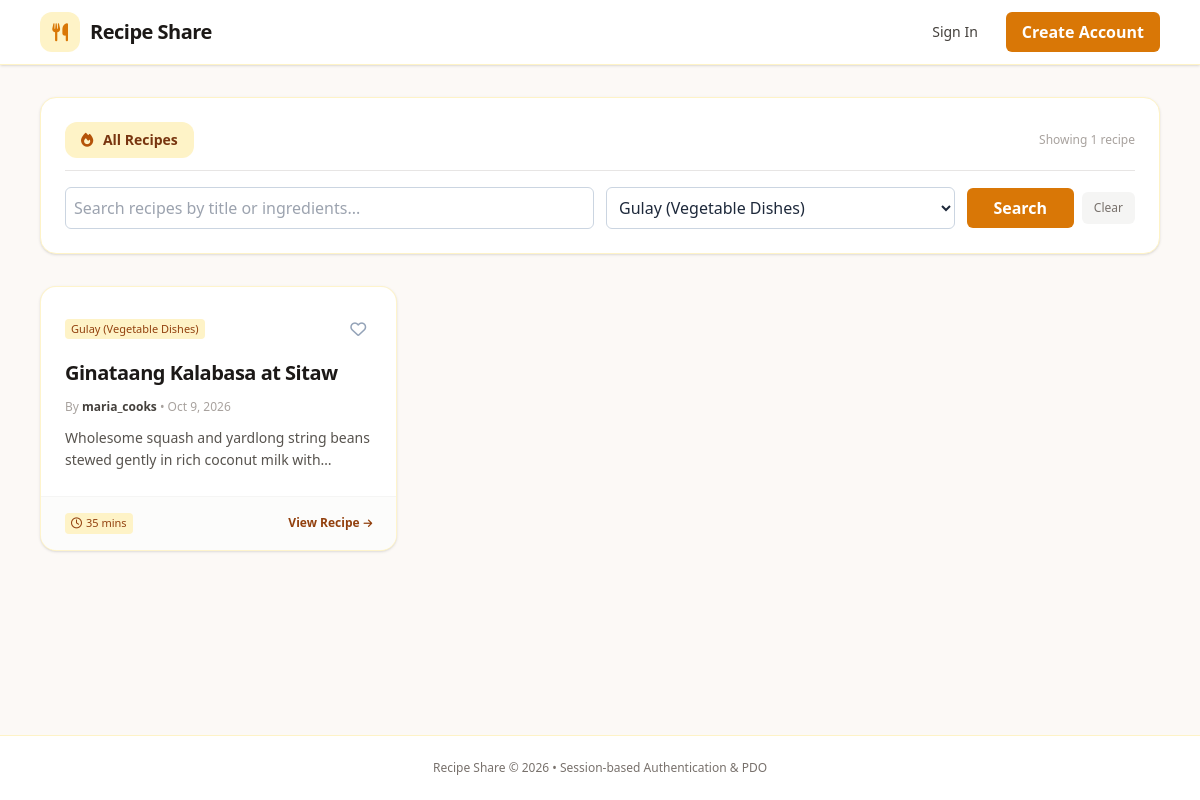
/index.php?category=3, run on the app's committed database.
### tables this page shows
CREATE TABLE `recipes` (
  `id` int(11) NOT NULL AUTO_INCREMENT,
  `user_id` int(11) NOT NULL,
  `category_id` int(11) NOT NULL,
  `title` varchar(150) NOT NULL,
  `description` varchar(300) NOT NULL,
  `instructions` text NOT NULL,
  `cooking_time_mins` int(11) DEFAULT 30,
  `servings` int(11) DEFAULT 4,
  `is_edited` tinyint(1) DEFAULT 0,
  `created_at` timestamp NOT NULL DEFAULT current_timestamp(),
  `updated_at` timestamp NOT NULL DEFAULT current_timestamp() ON UPDATE current_timestamp(),
  PRIMARY KEY (`id`),
  KEY `fk_recipes_user` (`user_id`),
  KEY `fk_recipes_category` (`category_id`),
  CONSTRAINT `fk_recipes_category` FOREIGN KEY (`category_id`) REFERENCES `categories` (`id`),
  CONSTRAINT `fk_recipes_user` FOREIGN KEY (`user_id`) REFERENCES `users` (`id`) ON DELETE CASCADE
);

CREATE TABLE `categories` (
  `id` int(11) NOT NULL AUTO_INCREMENT,
  `name` varchar(50) NOT NULL,
  `description` varchar(255) DEFAULT NULL,
  PRIMARY KEY (`id`),
  UNIQUE KEY `name` (`name`)
);

CREATE TABLE `users` (
  `id` int(11) NOT NULL AUTO_INCREMENT,
  `username` varchar(50) NOT NULL,
  `email` varchar(100) NOT NULL,
  `password` varchar(255) NOT NULL,
  `created_at` timestamp NOT NULL DEFAULT current_timestamp(),
  PRIMARY KEY (`id`),
  UNIQUE KEY `username` (`username`),
  UNIQUE KEY `email` (`email`)
);

### classes/Recipe.php (called while the page is built, shortened)
<?php
class Recipe {
    private PDO $pdo;
    public function __construct(?PDO $pdo = null) {
        if ($pdo !== null) {
            $this->pdo = $pdo;
        } else {
            require_once __DIR__ . '/../config/db.php';
            $this->pdo = $GLOBALS['pdo'] ?? ($pdo ?? null);
        }
    }
    public function getAll(?string $keyword = null, ?int $categoryId = null): array {
        $sql = "SELECT r.*, u.username, c.name AS category_name
                FROM recipes r
                JOIN users u ON r.user_id = u.id
                JOIN categories c ON r.category_id = c.id";
        $conditions = [];
        $params = [];
        if ($categoryId !== null && $categoryId > 0) {
            $conditions[] = "r.category_id = ?";
            $params[] = $categoryId;
        }
        if (!empty($conditions)) {
            $sql .= " WHERE " . implode(" AND ", $conditions);
        }
        $sql .= " ORDER BY r.created_at DESC";
        $stmt = $this->pdo->prepare($sql);
        $stmt->execute($params);
        return $stmt->fetchAll();
    }
    public function getCategories(): array {
        $stmt = $this->pdo->query("SELECT * FROM categories ORDER BY id ASC");
        return $stmt->fetchAll();
    }
}

### index.php (the view, shortened to what this page needs)
<?php
require_once __DIR__ . '/classes/Recipe.php';
$isLoggedIn = isset($_SESSION['user_id']);
$userId     = $isLoggedIn ? (int)$_SESSION['user_id'] : 0;
$username   = $_SESSION['username'] ?? '';
$recipeModel   = new Recipe();
$favoriteModel = new Favorite();
$categories    = $recipeModel->getCategories();
$keyword       = trim($_GET['search'] ?? '');
$categoryId    = (isset($_GET['category']) && $_GET['category'] !== '') ? (int)$_GET['category'] : null;
$viewFavorites = ($isLoggedIn && isset($_GET['view']) && $_GET['view'] === 'favorites');
$userFavoritedIds = [];
if ($viewFavorites) {
    $rawFavs = $favoriteModel->getUserFavorites($userId);
    $recipes = array_filter($rawFavs, function ($r) use ($keyword, $categoryId) {
        if ($categoryId !== null && $categoryId > 0 && (int)$r['category_id'] !== $categoryId) {
            return false;
        }
        if ($keyword !== '') {
            $term = mb_strtolower($keyword);
            $inTitle = mb_stripos($r['title'], $term) !== false;
            $inDesc  = mb_stripos($r['description'], $term) !== false;
            if (!$inTitle && !$inDesc) {
                return false;
            }
        }
        return true;
    });
} else {
    $recipes = $recipeModel->getAll($keyword !== '' ? $keyword : null, $categoryId);
}
?>
<!DOCTYPE html>
<html lang="en">
<head>
    <script src="https://cdn.tailwindcss.com"></script>
    <link rel="stylesheet" href="assets/css/tailwind.min.css">
    <link rel="stylesheet" href="assets/fontawesome/css/all.min.css">
</head>
<body class="bg-[#fcf9f6] min-h-screen text-stone-800 antialiased flex flex-col">
    <header class="bg-white border-b border-amber-100 shadow-sm sticky top-0 z-50">
        <div class="max-w-6xl mx-auto px-4 h-16 flex items-center justify-between">
            <a href="index.php" class="flex items-center gap-2.5 group">
                <div class="w-10 h-10 rounded-xl bg-amber-100 flex items-center justify-center text-[#d97706] group-hover:bg-[#d97706] group-hover:text-white transition">
                    <i class="fa-solid fa-utensils text-lg"></i>
                </div>
                <span class="font-bold text-xl tracking-tight text-stone-900 group-hover:text-[#d97706] transition">Recipe Share</span>
            </a>
            <nav class="flex items-center gap-3">
                <?php if ($isLoggedIn): ?>
                    <a href="recipes/create.php"
                       style="background-color: #d97706; color: #ffffff; padding: 8px 16px; border-radius: 6px; font-weight: bold; text-decoration: none;">
                        <i class="fa-solid fa-plus mr-1 text-xs"></i> New Recipe
                    </a>
                    <span class="text-xs text-stone-500 hidden md:inline ml-2">
                        Hi, <strong class="text-stone-800"><?= htmlspecialchars($username) ?></strong>
                    </span>
                    <a href="auth/logout.php"
                       class="text-xs text-stone-500 hover:text-red-600 px-2 py-1 rounded transition">
                        Logout
                    </a>
                <?php else: ?>
                    <a href="auth/login.php" class="px-4 py-2 text-sm font-medium text-stone-700 hover:text-[#d97706] transition">
                        Sign In
                    </a>
                    <a href="auth/register.php"
                       style="background-color: #d97706; color: #ffffff; padding: 8px 16px; border-radius: 6px; font-weight: bold; text-decoration: none;">
                        Create Account
                    </a>
                <?php endif; ?>
            </nav>
        </div>
    </header>
    <main class="flex-1 max-w-6xl w-full mx-auto px-4 py-8 space-y-8">
        <div class="bg-white p-6 rounded-2xl shadow-sm border border-amber-100 space-y-4">
            <div class="flex items-center justify-between border-b border-stone-200 pb-3">
                <div class="flex items-center gap-2">
                    <a href="index.php"
                       class="px-4 py-2 rounded-xl text-sm font-semibold transition <?= !$viewFavorites ? 'bg-amber-100 text-amber-900' : 'text-stone-600 hover:bg-stone-100' ?>">
                        <i class="fa-solid fa-fire text-amber-700 mr-1.5"></i> All Recipes
                    </a>
                </div>
                <span class="text-xs text-stone-400 hidden sm:inline">
                    Showing <?= count($recipes) ?> <?= count($recipes) === 1 ? 'recipe' : 'recipes' ?>
                </span>
            </div>
            <form id="filter-form" onsubmit="event.preventDefault();" class="grid grid-cols-1 sm:grid-cols-12 gap-3 items-center">
                <div class="sm:col-span-6">
                    <input type="text" id="live-search" name="search"
                           value="<?= htmlspecialchars($keyword) ?>"
                           placeholder="Search recipes by title or ingredients..."
                           style="border: 1px solid #cbd5e1; background-color: #ffffff; color: #1e293b; padding: 8px; border-radius: 6px; width: 100%;">
                </div>
                <div class="sm:col-span-4">
                    <select id="live-category" name="category" style="border: 1px solid #cbd5e1; background-color: #ffffff; color: #1e293b; padding: 8px; border-radius: 6px; width: 100%;">
                        <?php foreach ($categories as $cat): ?>
                            <option value="<?= htmlspecialchars((string)$cat['id']) ?>" <?= ($categoryId === (int)$cat['id']) ? 'selected' : '' ?>>
                                <?= htmlspecialchars($cat['name']) ?>
                            </option>
                        <?php endforeach; ?>
                    </select>
                </div>
                <div class="sm:col-span-2 flex items-center gap-2">
                    <button type="button" id="search-btn"
                            style="background-color: #d97706; color: #ffffff; padding: 8px 16px; border-radius: 6px; font-weight: bold; text-decoration: none; border: none; cursor: pointer; width: 100%;">
                        Search
                    </button>
                    <button type="button" id="clear-filter-btn" title="Reset Filters"
                            class="px-3 py-2 text-xs text-stone-500 hover:text-stone-800 bg-stone-100 rounded-md cursor-pointer">
                        Clear
                    </button>
                </div>
            </form>
        </div>
        <div id="recipes-grid" class="grid grid-cols-1 md:grid-cols-2 lg:grid-cols-3 gap-6 <?= empty($recipes) ? 'hidden' : '' ?>">
            <?php foreach ($recipes as $r): ?>
                <?php
                $recipeId = (int)$r['id'];
                $isFav    = isset($userFavoritedIds[$recipeId]);
                ?>
                <div class="recipe-card bg-white rounded-2xl border border-amber-100/90 shadow-sm hover:shadow-md transition flex flex-col justify-between overflow-hidden"
                     data-title="<?= htmlspecialchars(mb_strtolower($r['title'])) ?>"
                     data-category="<?= htmlspecialchars((string)$r['category_id']) ?>"
                     data-desc="<?= htmlspecialchars(mb_strtolower($r['description'])) ?>">
                    <div class="p-6 space-y-3">
                        <div class="flex items-center justify-between gap-2">
                            <div class="flex flex-wrap items-center gap-1.5">
                                <span style="background-color: #fef3c7; color: #92400e; font-size: 11px; padding: 2px 6px; border-radius: 4px;">
                                    <?= htmlspecialchars($r['category_name']) ?>
                                </span>
                            </div>
                            <button type="button"
                                    class="fav-btn p-1.5 rounded-full hover:bg-rose-50 transition cursor-pointer"
                                    data-recipe-id="<?= htmlspecialchars((string)$recipeId) ?>"
                                    title="<?= $isFav ? 'Favorited' : 'Add to Favorites' ?>">
                                <i class="<?= $isFav ? 'fa-solid' : 'fa-regular' ?> fa-heart text-base"
                                   style="color: <?= $isFav ? '#ef4444' : '#94a3b8' ?>;"></i>
                            </button>
                        </div>
                        <h2 class="text-xl font-bold text-stone-900 tracking-tight leading-snug hover:text-[#d97706] transition">
                            <a href="recipes/view.php?id=<?= htmlspecialchars((string)$recipeId) ?>">
                                <?= htmlspecialchars($r['title']) ?>
                            </a>
                        </h2>
                        <p class="text-xs text-stone-400">
                            By <strong class="text-stone-700"><?= htmlspecialchars($r['username']) ?></strong>
                            &bull; <?= htmlspecialchars(date('M j, Y', strtotime($r['created_at']))) ?>
                        </p>
                        <p class="text-sm text-stone-600 line-clamp-2 leading-relaxed">
                            <?= htmlspecialchars($r['description']) ?>
                        </p>
                    </div>
                    <div class="px-6 py-4 bg-stone-50/60 border-t border-stone-100 flex items-center justify-between">
                        <span style="background-color: #fef3c7; color: #92400e; font-size: 11px; padding: 2px 6px; border-radius: 4px;">
                            <i class="fa-regular fa-clock mr-1"></i><?= htmlspecialchars((string)$r['cooking_time_mins']) ?> mins
                        </span>
                        <a href="recipes/view.php?id=<?= htmlspecialchars((string)$recipeId) ?>"
                           class="text-xs font-semibold text-amber-800 hover:text-amber-950 flex items-center gap-1 transition">
                            <span>View Recipe</span>
                            <i class="fa-solid fa-arrow-right text-[10px]"></i>
                        </a>
                    </div>
                </div>
            <?php endforeach; ?>
        </div>
    </main>
    <footer class="border-t border-amber-100 bg-white py-6 text-center text-xs text-stone-500 mt-12">
        Recipe Share &copy; <?= date('Y') ?> &bull; Session-based Authentication &amp; PDO
    </footer>
</body>
</html>

### data on the page
recipes: category.name "Gulay (Vegetable Dishes)", title "Ginataang Kalabasa at Sitaw", user.username "maria_cooks", created_at "Oct 9, 2026", description "Wholesome squash and yardlong string beans stewed gently in rich coconut milk…", cooking_time_mins "35"

### other printed values
count($recipes) "1"
form field category "Gulay (Vegetable Dishes)"
